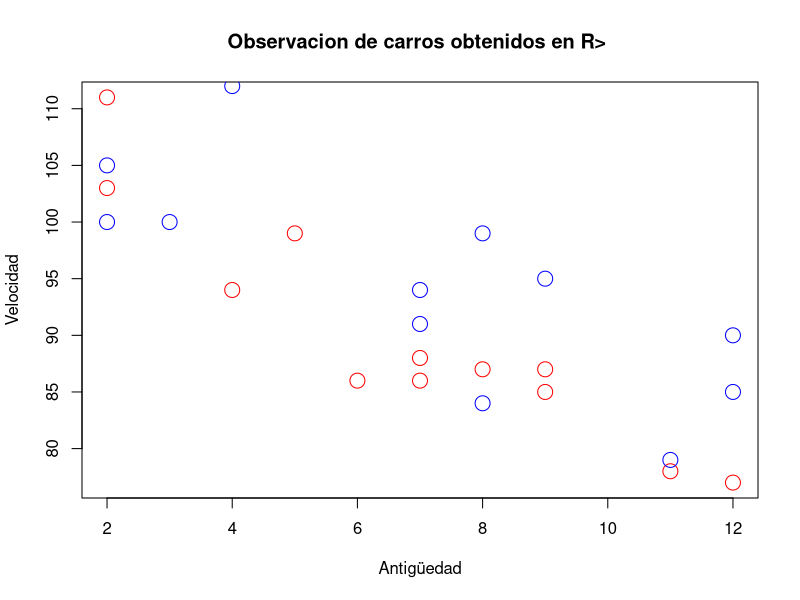

The R source for this figure:
x <- c(5, 7, 8, 7, 2, 2, 9, 4, 11, 12, 9, 6)
y <- c(99, 86, 87, 88, 111, 103, 87, 94, 78, 77, 85, 86)

x2 <- c(2, 2, 8, 1, 15, 8, 12, 9, 7, 3, 11, 4, 7, 14, 12)
y2 <- c(100, 105, 84, 105, 90, 99, 90, 95, 94, 100, 79, 112, 91, 80, 85)


plot(x, y, main = "Observacion de carros obtenidos en R> ", 
xlab = "Antigüedad", ylab = "Velocidad", col = "red", cex = 2)

points(x2, y2, col = "blue", cex = 2)
